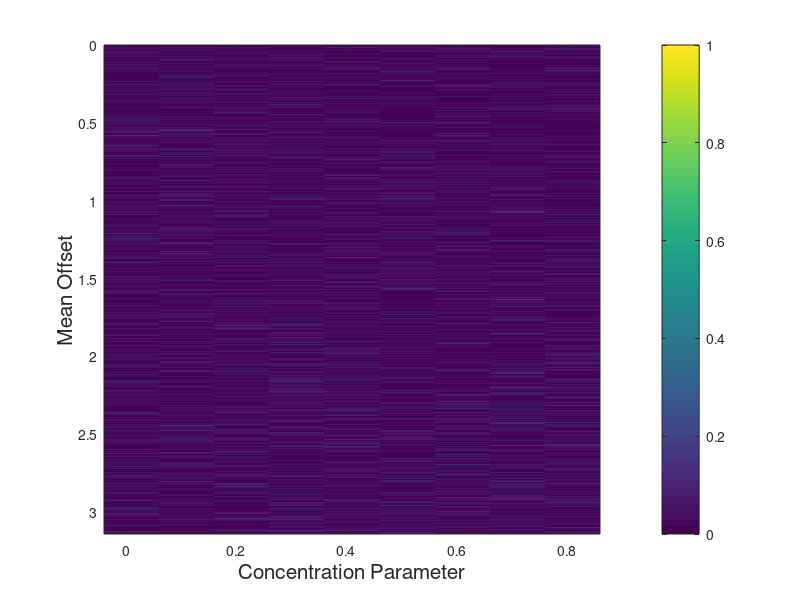
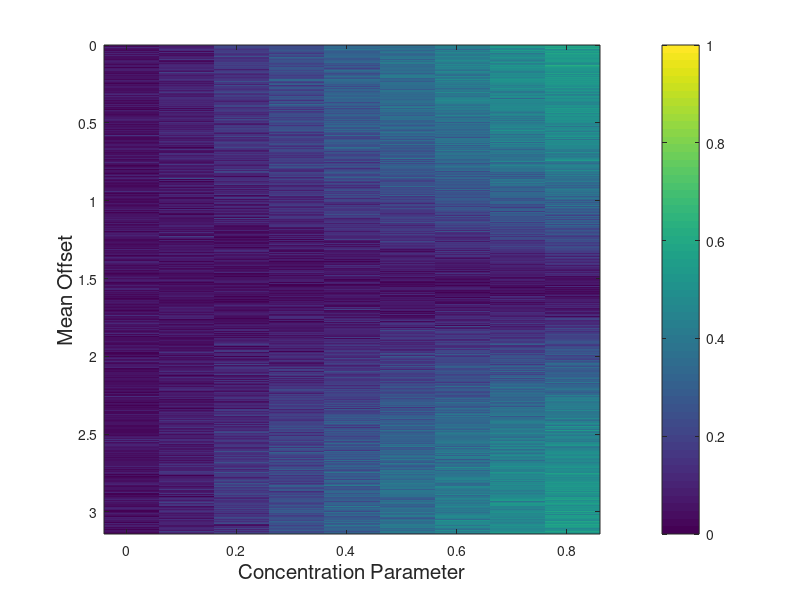

Source code (MATLAB) for these figures, in order:
clc; clear all; close all;

addpath(genpath(['F:\29.02.2012backup\Research Spring 2012\useful_old_stuff'...
    '\dropbox\Manuscript-2\matlab_codes']))

k12Vec = [0.01:0.1:0.9];
mu12Vec = [0:0.001:pi];
lengthall = 500;
for idxk12 = 1:length(k12Vec)
    for idxmu12 = 1:length(mu12Vec)

k12 = k12Vec(idxk12);
mu12 = mu12Vec(idxmu12);
Korig = [1 -k12*exp(j*mu12) ; -k12*exp(-j*mu12) 1]/(1-k12^2);
Aorig = chol((Korig));

% Simulations

n = randn(2,lengthall); % white Gaussian noise
n = n - repmat(mean(n,2),1,lengthall);
x = Aorig*n; % data generation
z = hilbert([x(1,:)' x(2,:)']);
Rzmat =inv(cov([z(:,1) z(:,2)]));
phase_mat_orig = angle(z);
diff_phase = phase_mat_orig(:,1)-phase_mat_orig(:,2);
PLI(idxk12,idxmu12) = abs(mean(sign(diff_phase)));
PLV(idxk12,idxmu12) = abs(mean(exp(j*diff_phase)));
    end
end


figure;
fs = 15;
imagesc(k12Vec,mu12Vec,PLI'); caxis([0 1]); colorbar
xlabel('Concentration Parameter','Fontsize',fs);
 ylabel('Mean Offset','Fontsize',fs)

 figure;
fs = 15;
imagesc(k12Vec,mu12Vec,PLV'); caxis([0 1]); colorbar
xlabel('Concentration Parameter','Fontsize',fs);
 ylabel('Mean Offset','Fontsize',fs)

